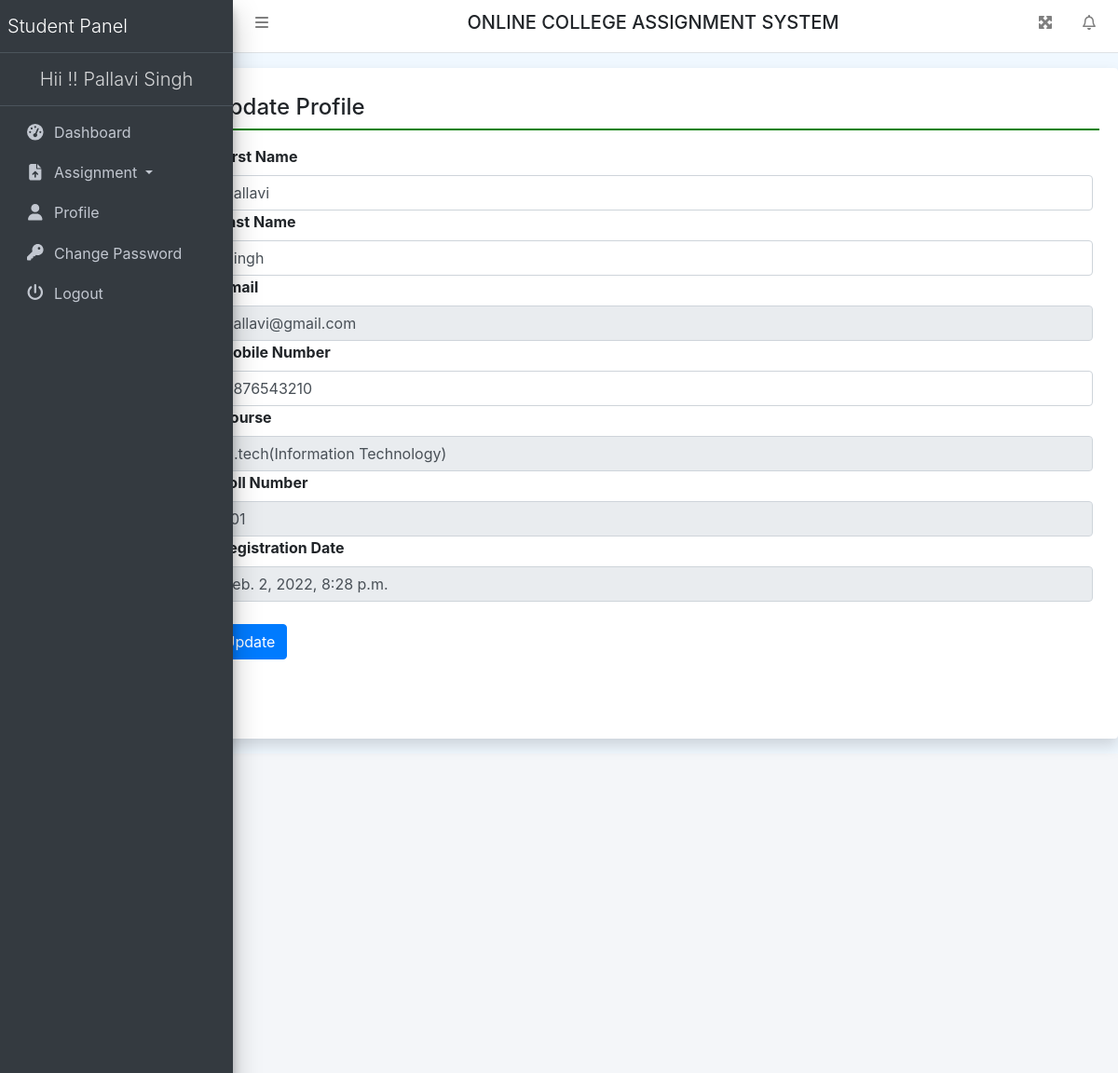
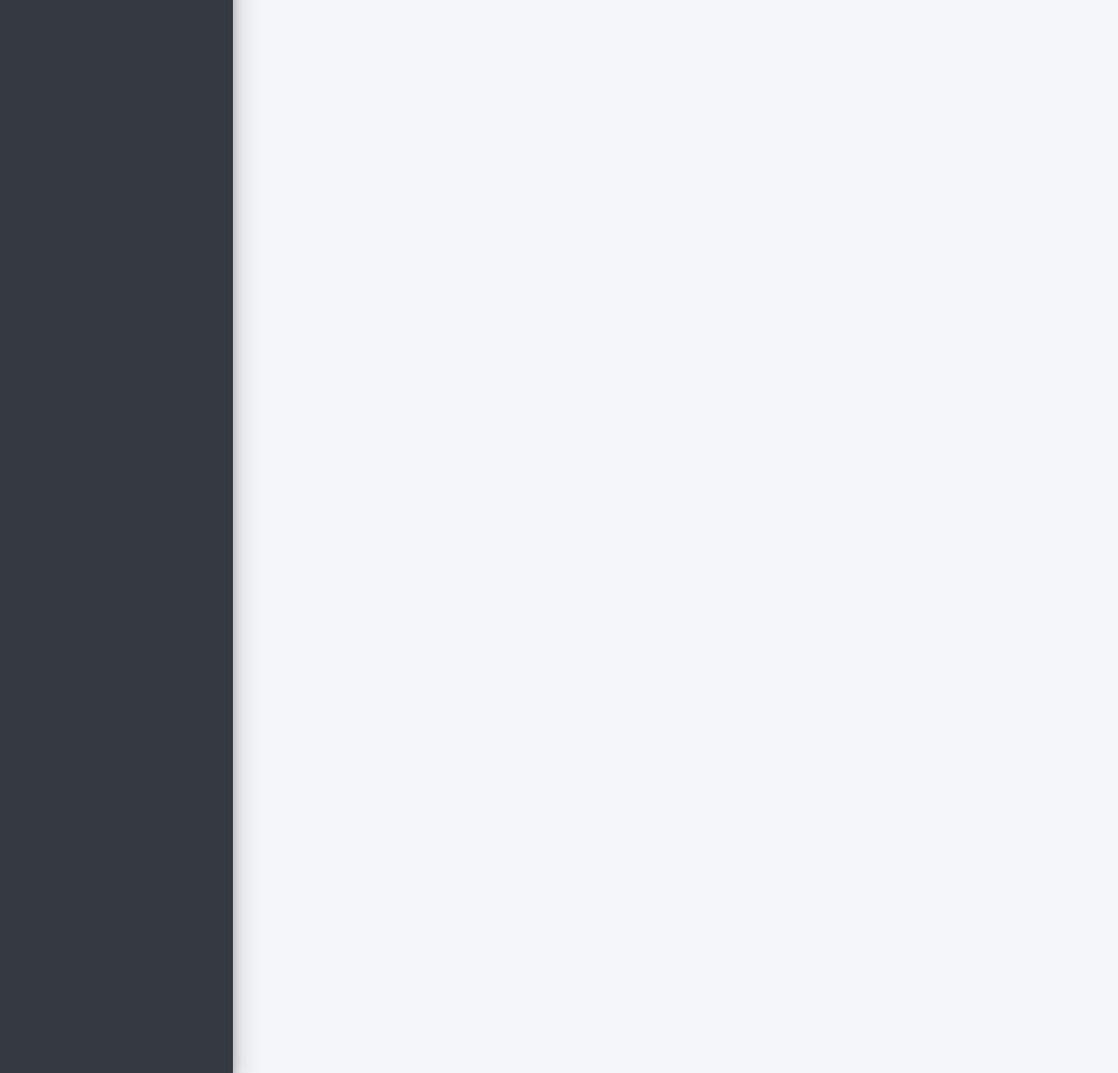
/studentProfile (signed in), run on the app's committed database (2 pictures, top to bottom).
### collegeAssignment/models.py (models this page shows, shortened)
class UserDetail(models.Model):
    user = models.ForeignKey(User, on_delete=models.CASCADE)
    MobileNumber = models.CharField(max_length=200, null=True)
    course = models.ForeignKey(Course, on_delete=models.CASCADE)
    RollNumber = models.CharField(max_length=200, null=True)
    RegDate = models.DateTimeField(auto_now_add=True)

class Course(models.Model):
    BranchName = models.CharField(max_length=150, null=True)
    CourseName = models.CharField(max_length=200, null=True)
    CreationDate = models.DateTimeField(auto_now_add=True)

### collegeAssignment/views.py (the view, shortened to what this page needs)
# urls.py: path('studentProfile', studentProfile, name='studentProfile'),
def studentProfile(request):
    if not request.user.is_authenticated:
        return redirect('student_login')
    user = User.objects.get(id=request.user.id)
    userDtls = UserDetail.objects.get(user=user)
    return render(request, 'studentProfile.html', locals())

### collegeAssignment/templates/studentProfile.html (shortened to what this page needs)
{% extends 'studentHeader.html' %}
{% block main %}
<div class="card shadow mt-3 offset-2" style="min-height: 90vh">
    <div class="card-body">
        <h4 class="p-2" style="border-bottom: 2px solid green;">Update Profile</h4>
        <div class="container-fluid mt-3">
            <div class="form-group">
                <form method="post">
                    <label class="col-sm-4">First Name</label>
                    <input type="text" name="firstName" value="{{userDtls.user.first_name}}" class="form-control">
                    <label class="col-sm-4">Last Name</label>
                    <input type="text" name="lastName" value="{{userDtls.user.last_name}}" class="form-control">
                    <label class="col-sm-4">Email</label>
                    <input type="email" name="emailId" value="{{userDtls.user.username}}" class="form-control" readonly>
                    <label class="col-sm-4">Mobile Number</label>
                    <input type="text" name="MobileNumber" value="{{userDtls.MobileNumber}}" class="form-control">
                    <label class="col-sm-4">Course</label>
                    <input type="text" name="course" value="{{userDtls.course.CourseName}}({{userDtls.course.BranchName}})" class="form-control" readonly>
                    <label class="col-sm-4">Roll Number</label>
                    <input type="text" name="RollNumber" value="{{userDtls.RollNumber}}" class="form-control" readonly>
                    <label class="col-sm-4">Registration Date</label>
                    <input type="text" name="RegDate" value="{{userDtls.RegDate}}" class="form-control" readonly>
                    <br>
                    <input type="submit" value="Update" class="btn btn-primary">
                </form>
            </div>
        </div>
    </div>
</div>
{% endblock %}

### collegeAssignment/templates/studentHeader.html (shortened to what this page needs)
{% load static %}
<html>
<head runat="server">
    <link href="{% static 'css/bootstrap.css' %}" rel="stylesheet"/>
    <link href="{% static 'css/all.css' %}" rel="stylesheet"/>
    <link href="{% static 'css/adminlte.css' %}" rel="stylesheet"/>
    <link href="{% static 'css/OverlayScrollbars.css' %}" rel="stylesheet"/>
    <link rel="stylesheet" href="https://cdn.datatables.net/1.10.23/css/jquery.dataTables.min.css">
    <link rel="stylesheet" href="https://cdn.datatables.net/buttons/1.6.5/css/buttons.dataTables.min.css">
    <link rel="stylesheet"
          href="https://cdn.jsdelivr.net/npm/bootstrap-select@1.13.14/dist/css/bootstrap-select.min.css">
</head>
<body class="hold-transition sidebar-mini layout-fixed layout-navbar-fixed layout-footer-fixed">
<nav class="main-header navbar navbar-expand navbar-white navbar-light">
    <ul class="navbar-nav">
        <li class="nav-item">
            <a class="nav-link" data-widget="pushmenu" href="#" role="button"><i class="fas fa-bars"></i></a>
        </li>
    </ul>
    <h5 class="text-center text-uppercase" style="width:100%;">Online College Assignment System</h5>
    <ul class="navbar-nav ml-auto">
        <li class="nav-item">
            <a class="nav-link" data-widget="fullscreen" href="#" role="button">
                <i class="fas fa-expand-arrows-alt"></i>
            </a>
        </li>
        <li class="nav-item dropdown">
            <a class="nav-link" data-toggle="dropdown" href="#">
                <i class="far fa-bell fas-shake animated"></i>
            </a>
        </li>
    </ul>
</nav>
<aside class="main-sidebar sidebar-dark-primary elevation-4">
    <a href="{% url 'sdashboard' %}" class="brand-link">
        <span class="brand-text font-weight-light">Student Panel</span>
    </a>
    <a href="{% url 'sdashboard' %}" class="brand-link">
        <center><span
                class="brand-text font-weight-light">Hii !! {{request.user.first_name}} {{request.user.last_name}} </span>
        </center>
    </a>
    <div class="sidebar">
        <nav class="mt-2">
            <ul class="nav nav-pills nav-sidebar flex-column" data-widget="treeview" role="menu" data-accordion="false">
                <li class="nav-item"><a href="{% url 'sdashboard' %}" class="nav-link">
                    <i class="nav-icon fas fa-tachometer-alt"></i>
                    <p>Dashboard</p>
                </a></li>
                <li class="nav-item dropdown">
                    <a class="nav-link dropdown-toggle" href="#" id="navbarDropdown"
                       role="button" data-toggle="dropdown" aria-haspopup="true"
                       aria-expanded="false"> <i class="nav-icon fas fa-file-upload"></i> Assignment </a>
                </li>
                <li class="nav-item"><a href="{% url 'studentProfile' %}" class="nav-link">
                    <i class="nav-icon fas fa-user"></i>
                    <p>Profile</p>
                </a></li>
                <li class="nav-item"><a href="{% url 'studentchangePassword' %}" class="nav-link">
                    <i class="nav-icon fas fa-key"></i>
                    <p>Change Password</p>
                </a></li>
                <li class="nav-item"><a href="/logout" class="nav-link">
                    <i class="nav-icon fas fa-power-off"></i>
                    <p>Logout</p>
                </a></li>
            </ul>
        </nav>
    </div>
</aside>
{% block main %}
{% endblock %}
<div class="content-wrapper"></div>

### collegeAssignment/static/css/all.css (style rules this page uses)
.fa-bars:before { content: "\f0c9"; }
.fa-bell:before { content: "\f0f3"; }
.fa-key:before { content: "\f084"; }
.fa-power-off:before { content: "\f011"; }
.fa-user:before { content: "\f007"; }

### collegeAssignment/static/css/OverlayScrollbars.css (style rules this page uses)
.os-host, .os-host-textarea { position: relative; overflow: visible !important; -webkit-box-orient: vertical; -webkit-box-direction: normal; -ms-flex-direction: column; flex-direction: column; -ms-flex-wrap: nowrap; flex-wrap: nowrap; -webkit-box-pack: start; -ms-flex-pack: start; justify-content: flex-start; -ms-flex-line-pack: start; align-content: flex-start; -webkit-box-align: start; -ms-flex-align: start; -ms-grid-row-align: flex-start; align-items: flex-start; }

### collegeAssignment/templates/studentHeader.html (style rules this page uses)
body { background-color: aliceblue; }

### data on the page
UserDetail: firstName "Pallavi", lastName "Singh", emailId "pallavi@gmail.com", MobileNumber "9876543210", course "B.tech(Information Technology)", RollNumber "101", RegDate "Feb. 2, 2022, 8:28 p.m."

### other printed values
{{ request.user.first_name }} "Pallavi"
{{ request.user.last_name }} "Singh"
